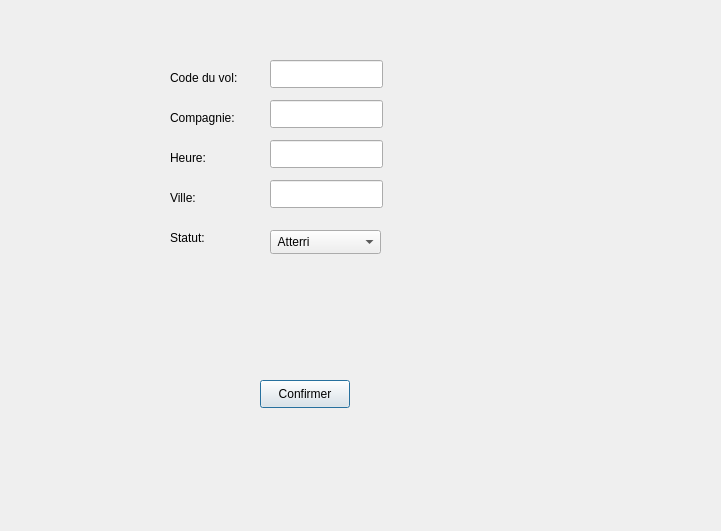
<?xml version="1.0" encoding="UTF-8"?>
<ui version="4.0">
 <class>AjouterArrivee</class>
 <widget class="QDialog" name="AjouterArrivee">
  <property name="geometry">
   <rect>
    <x>0</x>
    <y>0</y>
    <width>721</width>
    <height>531</height>
   </rect>
  </property>
  <property name="minimumSize">
   <size>
    <width>721</width>
    <height>531</height>
   </size>
  </property>
  <property name="maximumSize">
   <size>
    <width>721</width>
    <height>531</height>
   </size>
  </property>
  <property name="windowTitle">
   <string>AjouterArrivee</string>
  </property>
  <widget class="QLabel" name="label">
   <property name="geometry">
    <rect>
     <x>170</x>
     <y>70</y>
     <width>81</width>
     <height>16</height>
    </rect>
   </property>
   <property name="text">
    <string>Code du vol:</string>
   </property>
  </widget>
  <widget class="QLabel" name="label_2">
   <property name="geometry">
    <rect>
     <x>170</x>
     <y>110</y>
     <width>81</width>
     <height>16</height>
    </rect>
   </property>
   <property name="text">
    <string>Compagnie:</string>
   </property>
  </widget>
  <widget class="QLabel" name="label_3">
   <property name="geometry">
    <rect>
     <x>170</x>
     <y>150</y>
     <width>58</width>
     <height>16</height>
    </rect>
   </property>
   <property name="text">
    <string>Heure:</string>
   </property>
  </widget>
  <widget class="QLabel" name="label_4">
   <property name="geometry">
    <rect>
     <x>170</x>
     <y>190</y>
     <width>58</width>
     <height>16</height>
    </rect>
   </property>
   <property name="text">
    <string>Ville:</string>
   </property>
  </widget>
  <widget class="QLabel" name="label_5">
   <property name="geometry">
    <rect>
     <x>170</x>
     <y>230</y>
     <width>58</width>
     <height>16</height>
    </rect>
   </property>
   <property name="text">
    <string>Statut:</string>
   </property>
  </widget>
  <widget class="QComboBox" name="comboBox">
   <property name="geometry">
    <rect>
     <x>270</x>
     <y>230</y>
     <width>111</width>
     <height>24</height>
    </rect>
   </property>
   <item>
    <property name="text">
     <string> Atterri </string>
    </property>
   </item>
   <item>
    <property name="text">
     <string>À l’heure</string>
    </property>
   </item>
   <item>
    <property name="text">
     <string> Retardé </string>
    </property>
   </item>
  </widget>
  <widget class="QLineEdit" name="lineEditVille">
   <property name="geometry">
    <rect>
     <x>270</x>
     <y>180</y>
     <width>113</width>
     <height>28</height>
    </rect>
   </property>
   <property name="text">
    <string/>
   </property>
  </widget>
  <widget class="QLineEdit" name="lineEditHeure">
   <property name="geometry">
    <rect>
     <x>270</x>
     <y>140</y>
     <width>113</width>
     <height>28</height>
    </rect>
   </property>
   <property name="text">
    <string/>
   </property>
  </widget>
  <widget class="QLineEdit" name="lineEditCompagnie">
   <property name="geometry">
    <rect>
     <x>270</x>
     <y>100</y>
     <width>113</width>
     <height>28</height>
    </rect>
   </property>
   <property name="text">
    <string/>
   </property>
  </widget>
  <widget class="QLineEdit" name="lineEditCode">
   <property name="geometry">
    <rect>
     <x>270</x>
     <y>60</y>
     <width>113</width>
     <height>28</height>
    </rect>
   </property>
   <property name="text">
    <string/>
   </property>
  </widget>
  <widget class="QPushButton" name="pushButtonConfirmerArrivee">
   <property name="geometry">
    <rect>
     <x>260</x>
     <y>380</y>
     <width>90</width>
     <height>28</height>
    </rect>
   </property>
   <property name="text">
    <string>Confirmer</string>
   </property>
  </widget>
 </widget>
 <resources/>
 <connections>
  <connection>
   <sender>pushButtonConfirmerArrivee</sender>
   <signal>clicked()</signal>
   <receiver>AjouterArrivee</receiver>
   <slot>slotAjouterArrivee()</slot>
   <hints>
    <hint type="sourcelabel">
     <x>304</x>
     <y>393</y>
    </hint>
    <hint type="destinationlabel">
     <x>355</x>
     <y>265</y>
    </hint>
   </hints>
  </connection>
 </connections>
 <slots>
  <slot>slotAjouterArrivee()</slot>
 </slots>
</ui>
